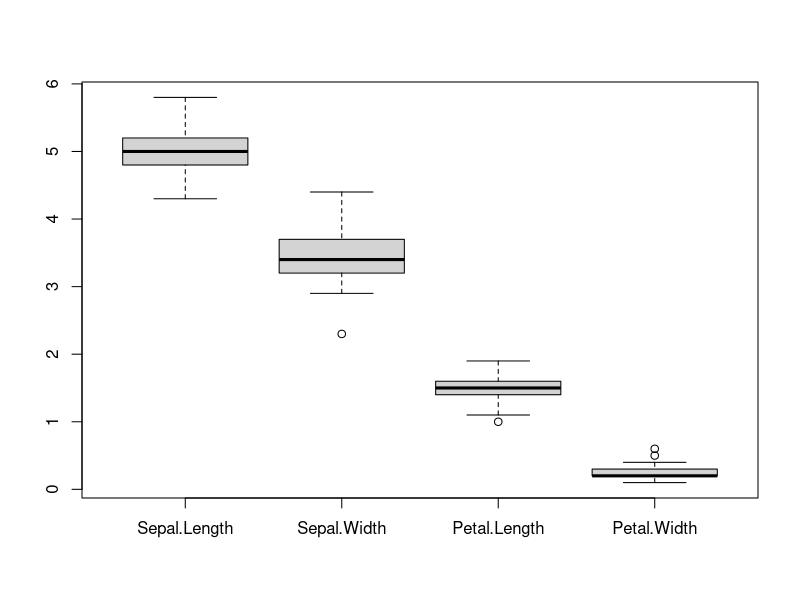
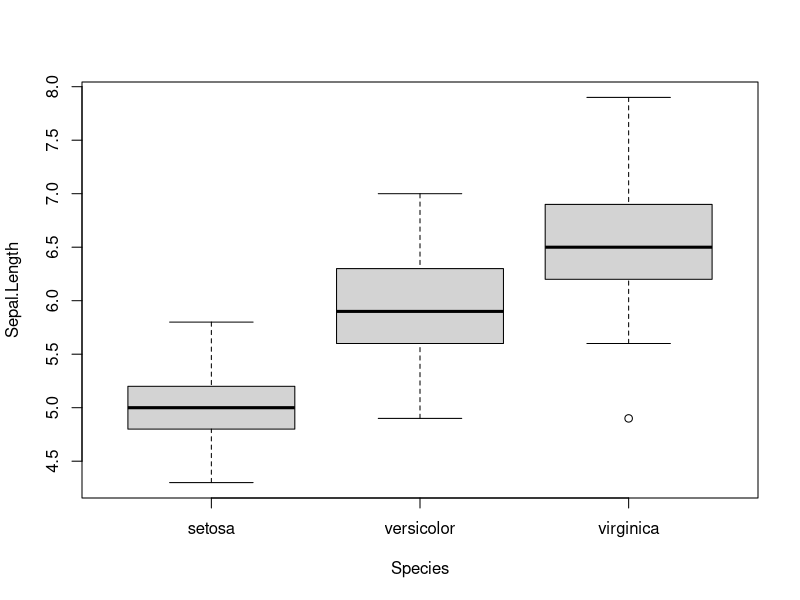
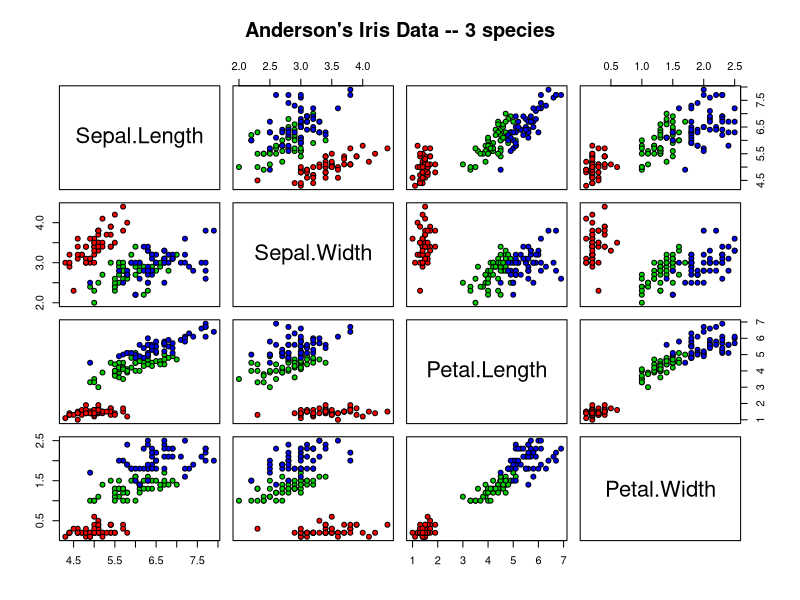
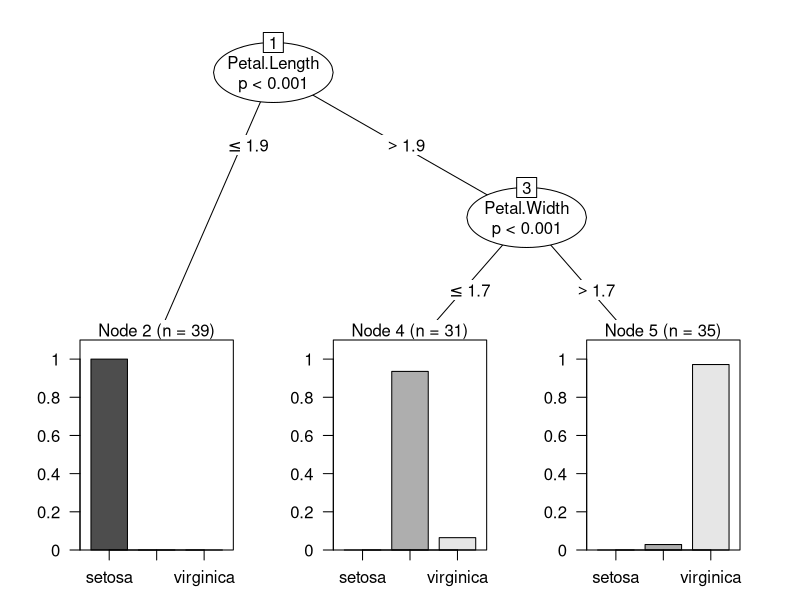

Here is the R script that generated these plots, in order:
## ---- chunk 1
data("iris")
str(iris)
boxplot(as.list(iris[1:50, 1:4]))
boxplot(Sepal.Length ~ Species, data = iris)
pairs(iris[1:4], main = "Anderson's Iris Data -- 3 species",   pch = 21, 
      bg = c("red", "green3", "blue")[unclass(iris$Species)])
## ---- chunk 2
idx <- sample(2, nrow(iris), replace=TRUE, prob=c(0.7, 0.3))
trainData <- iris[idx==1,]
testData <- iris[idx==2,]

#install.packages("party")
require(party)
formula <- Species ~ Sepal.Length + Sepal.Width + Petal.Length + Petal.Width
iris_ctree <- ctree(formula, data=trainData)
pred <- predict(iris_ctree, testData)
conf.mat <- table(pred, testData$Species)
(accuracy <- sum(diag(conf.mat))/sum(conf.mat) * 100)
plot(iris_ctree)
## ---- chunk 3

sex <- factor("m", c("m", "f"))
sex <- factor(c("m", "f", "m"))
sex
nlevels(sex)
levels(sex)
levels(sex) <- c("male", "female") # level 값 전체를 바꾸면, 해당 값을 가진 변수도 변한다. 
sex
ordered(c("a", "b", "c"))
factor(c("a", "b", "c"), ordered=TRUE)
## ---- chunk 4
x <- c(1, 3, 4)
names(x) <- c("kim", "seo", "park")
x

x[c("kim")]
x["kim"]
nrow(x)
NROW(x)

"a" %in% c("a", "b", "c")
"d" %in% c("a", "b", "c")
setdiff(c("a", "b", "c"), c("a", "d"))
union(c("a", "b", "c"), c("a", "d"))
intersect(c("a", "b", "c"), c("a", "d"))

seq(1, 5)
seq(1, 5, 2)
1:5   # vector를 생성함에 주의

## ---- chunk 5
x <- list(namw="foo", height=70)
x
x <- list(name="foo", height=c(1,3,5))
x$name
x$height
x[1]
x[[1]]
x[2]
x[[2]]

## ---- chunk 6
matrix(c(1,2,3,4,5,6,7,8,9),  nrow=3) # column major
matrix(c(1,2,3,4,5,6,7,8,9),  ncol=3)
matrix(c(1,2,3,4,5,6,7,8,9),  nrow=3, byrow=T) # row major
matrix(c(1,2,3,4,5,6,7,8,9),  nrow=3, 
                 dimnames=list(c("item1", "item2", "item3"), 
                               c("feature1", "feature2", "feature3")))

x <- matrix(c(1,2,3,4,5,6,7,8,9),  nrow=3)
rownames(x) <- c("r1", "r2", "r3")
colnames(x) <- c("c1", "c2", "c3")
x

x <- matrix(c(1,2,3,4,5,6,7,8,9),  nrow=3, 
       dimnames=list(c("item1", "item2", "item3"), 
                     c("feature1", "feature2", "feature3")))

x
x[ , "feature2"] >= 5
x[ x[, "feature2"] >= 5 ,]

x
x[ , 2]>=5
x[x[ , 2]>=5, ]

## ---- chunk 7
x <- matrix(c(1,2,3,4,5,6,7,8,9),  nrow=3)
x
t(x)
ncol(x)
nrow(x)
x %*% t(x)
x * t(x)

## ---- chunk 8
d <- data.frame(x=c(1,2,3,4,5), y=c(2,4,6,8,10))
d
x <- c(1,2,3,4,5)
y <- c(2,4,6,8,10)
z <- c("M", "F", "M", "F", "M")
d <- data.frame(x, y, z)
d
str(d)
d <- data.frame(x, y, z, stringsAsFactors = F)
str(d) # 확인
d$v <- c(3, 6, 9, 12, 15)
d
d$v2 <- c(10, 20, 30, 40, 50)
d
d$x
d[1, ]
d[ , "v"]
d[ , c("x", "v")]
d[d$x>3, ]
d[ , "v", drop=F]

x <- data.frame(1:3, 11:13)
x
colnames(x) <- c("col1", "col2")
x
rownames(x) <- c("row1", "row2", "row3")
x

x <- data.frame(matrix(c(1,2,3,4), ncol=2))
x
colnames(x) <- c("X", "Y")
x <- data.frame(list(x=c(1,2), y=c(3,4)))
str(x)

## ---- chunk 9

x <- c(1,2,3,4,5)
result <- ifelse( x %% 2 == 0, "even", "odd")
result
## ---- chunk 10
for (i in 1:10) { print(i) }

i <- 1
repeat {
  print(i)
  if (i >= 10) { break }
  i <- i+1
}

i <- 0
while (i < 10){
  print(i)
  i <- i+1
}

## ---- chunk 11
d <- data.frame(x=c(1,2,3,4,5), y=c("a", "b", "c", "d", "e"))
d
d[c(TRUE, FALSE, TRUE, FALSE, TRUE), ]
d[d$x%%2==0, ]
sum(c(1,2,3,4,5))
sum(c(1,2,3,4,NA))
sum(c(1,2,3,4,NA), na.rm = TRUE)
mean(c(1,2,3,4,NA))
mean(c(1,2,3,4,NA), na.rm = TRUE)

x <- data.frame(a=c(1,2,3), b=c("a", NA, "c"), c=c("a", "b", NA))
x
na.omit(x)

## ---- chunk 12
fibo <- function(n){
  if (n==1 || n==2) { return(1)}
  else { return(fibo(n-1)+fibo(n-2))}
}

fibo(2)
fibo(10)

f <- function(x, y) { print(x); print(y)}
f(1,2)
x <- c(1,2,3)
y <- c(10, 20, 30)
f(x, y)

g <- function(z, ...){
  print(z)
  f(...)
}

g(1,2,3)

## ---- chunk 13
f <- function(x,i) {x[i] <- 4}
w<-c(10,11,12,13)
print(f(w, 1))
w
